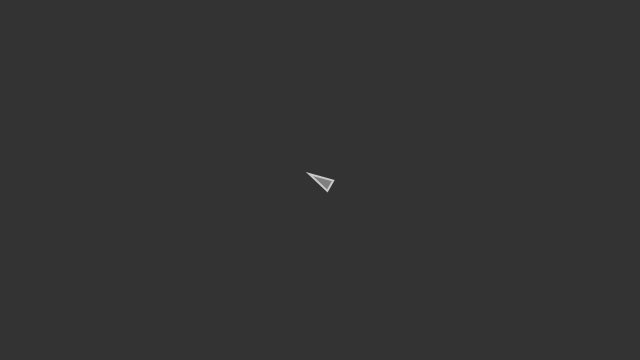
Frame 1 (no input)
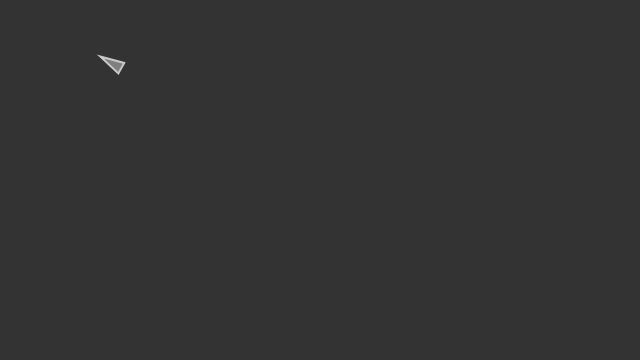
Frame 60 (no input)
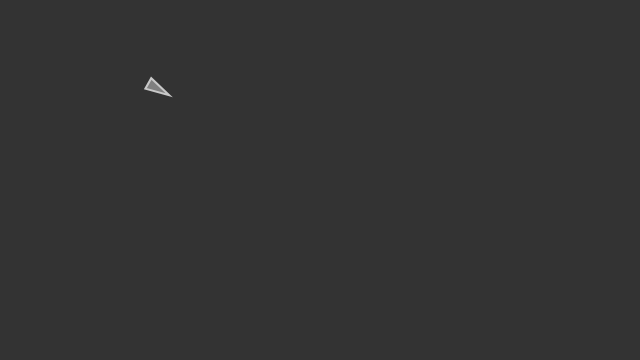
Frame 120 (the mouse pressed at the canvas centre since frame 60)

The p5.js sketch that drew these frames (run headless with seeded random() and noise() and a simulated clock; from frame 60 on, the mouse is pressed at the canvas centre):

// p5.js sketch
// ── sketch.js
var vehicle;

function setup() {
  createCanvas(640, 360);
  vehicle = new Vehicle(320,180);
}

function draw() {
  background(51);
  
  // Arrive at target
  var target = createVector(mouseX, mouseY);
  vehicle.arrive(target);
  
  // Update and display
  vehicle.update();
  vehicle.display();
  
}
// ── vehicle.js
function Vehicle(x, y, m) {
  this.pos = createVector(x, y);
  this.vel = createVector(0, 0);
  this.acc = createVector(0, 0);
  this.maxspeed = 5;
  this.maxforce = 0.2;
  
  this.r = 6;
  
  this.applyForce = function(force) {
    this.acc.add(force);
  }
  
  // Arrive
  this.arrive = function(target) {
    var desired = p5.Vector.sub(target, this.pos);
    
    // Arrive behavior
    var d = desired.mag();
    
    // if vehicle is within 100 pixels of target, slow down, otherwise go maxspeed
    if (d < 100) {
      var m = map(d, 0, 100, 0, this.maxspeed);
      desired.setMag(m);
    } else {
      desired.setMag(this.maxspeed);
    }
    
    // Steering behavior
    var steering = p5.Vector.sub(desired, this.vel);
    steering.limit(this.maxforce);
    
    this.applyForce(steering);
  }
  
  
  // Update
  this.update = function() {
    this.vel.add(this.acc);
    this.vel.limit(this.maxspeed);
    this.pos.add(this.vel);
    this.acc.set(0, 0);
  }
  
  // Display
  this.display = function() {
    // Calculate heading of vehicle
    var theta = this.vel.heading() + PI/2;
    
    // Aesthetic properties
    fill(127);
    stroke(200);
    strokeWeight(2);
    
    // Push/Pop Matrix for rotation translation
    push();
    translate(this.pos.x, this.pos.y);
    rotate(theta);
    
    // Create triangular shape
    beginShape();
    vertex(0, -this.r * 2);
    vertex(-this.r, this.r * 2);
    vertex(this.r, this.r * 2);
    endShape(CLOSE);
    pop();
    
  }
}
